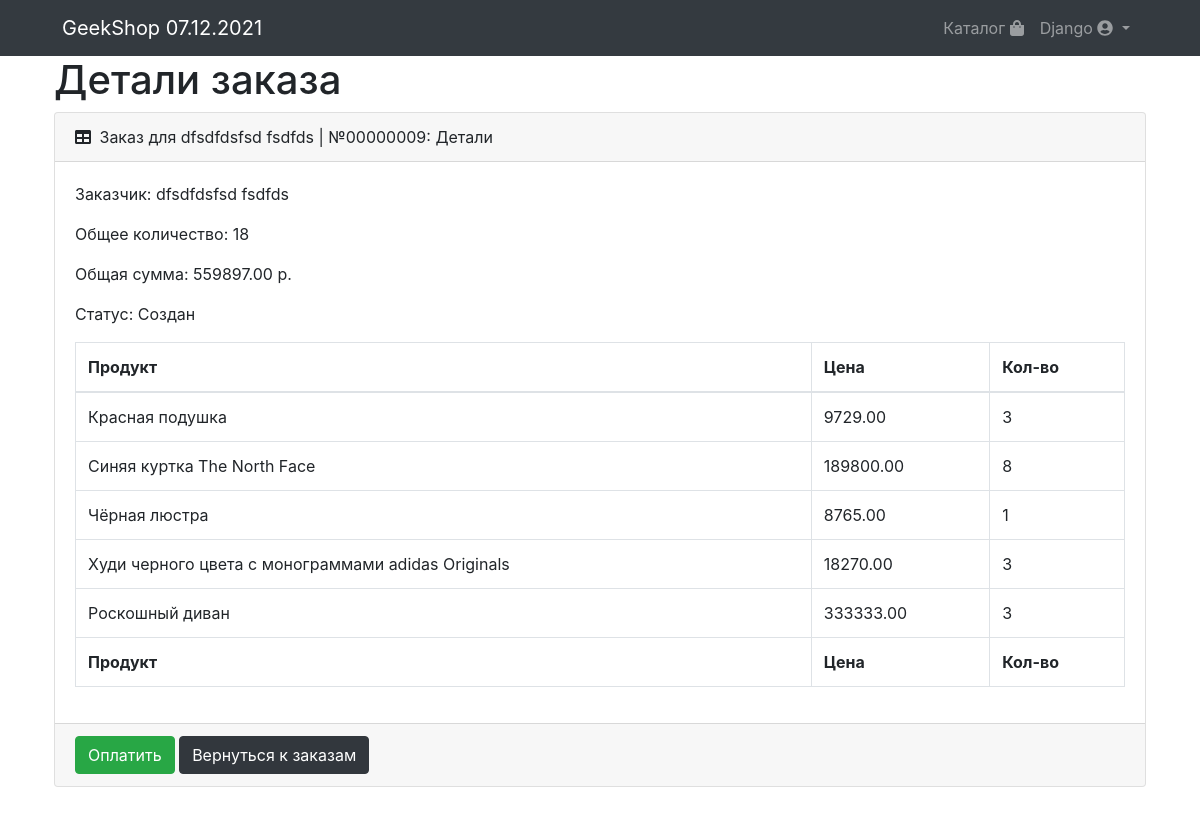
The app's page /orders/detail/9/ (signed in), older data.
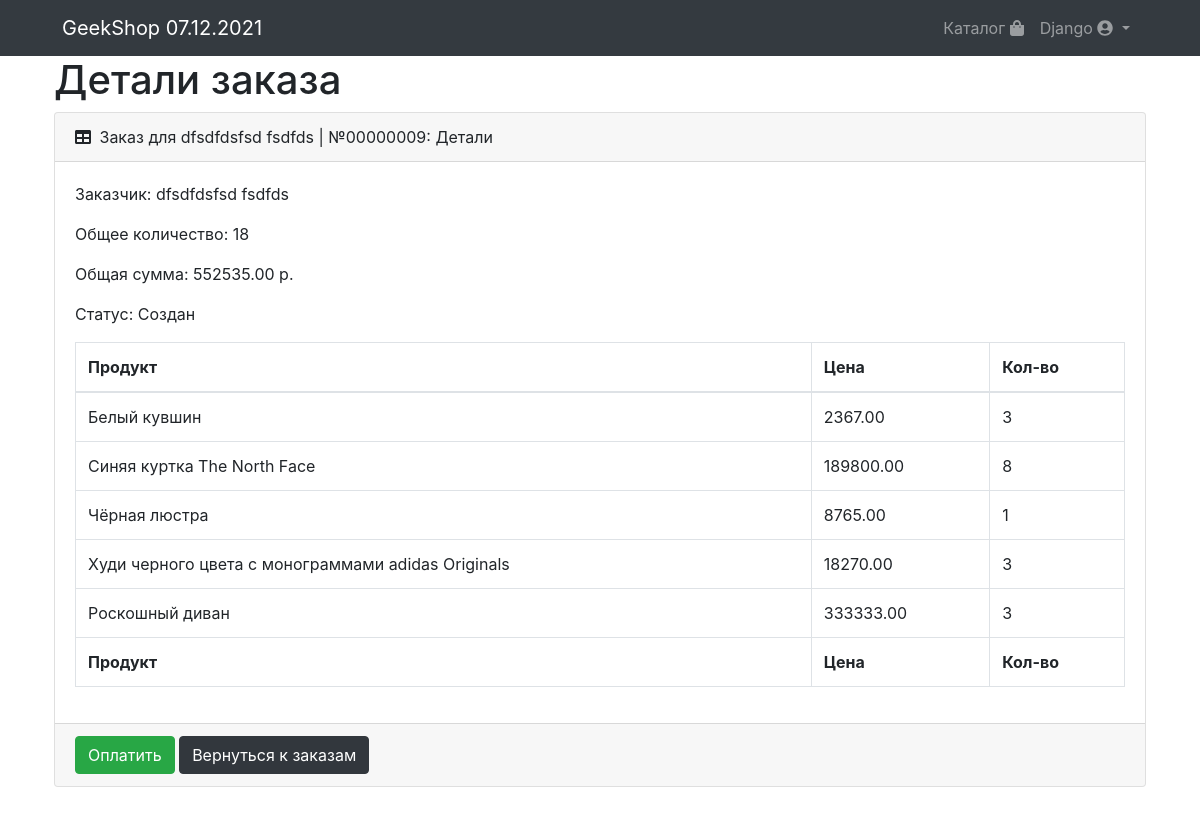
The same page, newer data.
### ordersapp/models.py (models this page shows)
class OrderItem(models.Model):
    order = models.ForeignKey(Order, on_delete=models.CASCADE, related_name='items')
    product = models.ForeignKey(Product,
                                limit_choices_to={'is_active': True, 'category__is_active': True},
                                on_delete=models.CASCADE)
    count = models.PositiveIntegerField(verbose_name='количество', default=0)
    @cached_property
    def sum_price(self):
        return self.count * self.product.price

### products/models.py (models this page shows, shortened)
class Product(models.Model):
    category = models.ForeignKey(ProductsCategory, on_delete=models.CASCADE)
    name = models.CharField('Название', max_length=64)
    image = models.ImageField(upload_to='product_images', blank=True)
    description = models.CharField('Описание', max_length=256, blank=True)
    price = models.DecimalField('Цена', max_digits=9, decimal_places=2, default=0)
    quantity = models.IntegerField('Количество на складе', default=0)
    is_active = models.BooleanField('Доступность', default=True, db_index=True)

### ordersapp/views.py (the view)
# urls.py: path('detail/<int:pk>/', ordersapp.OrderRead.as_view(), name='detail'),
class OrderRead(UserVerifyMixin, DetailView):
    model = Order
    extra_context = {'page_title': f'Детали заказа', }
    def get_context_data(self, **kwargs):
        context = super().get_context_data(**kwargs)
        items = self.object.items.select_related('product')
        context['orderitems'] = items
        return context

### authapp/models.py (called while the page is built)
    def __str__(self):
        return f'{self.first_name} {self.last_name}'

### ordersapp/models.py (called while the page is built)
    def __str__(self):
        return f'Заказ для {self.user} | №{self.pk:0>8}'

    @cached_property
    def is_forming(self):
        return self.status == self.FORMING

    @cached_property
    def summary(self):
        items = self.items.select_related('product')
        items_count = sum(map(lambda x: x.count, items))
        items_cost = sum(map(lambda x: x.sum_price, items))
        return {'count': items_count, 'cost': items_cost, }

### ordersapp/views.py (called while the page is built)
    def user_verify_function(self):
        pk = self.kwargs.get('pk')
        obj = get_object_or_404(Order, pk=pk)
        return self.request.user.is_superuser or self.request.user == obj.user

    def get(self, request, *args, **kwargs):
        if not self.user_verify_function():
            messages.warning(request, 'Это заказ другого пользователя!')
            return HttpResponseRedirect('/')
        return super().get(request, *args, **kwargs)

### products/context_processors.py (called while the page is built)
def today(request):
    return {'today': datetime.now(), }

### ordersapp/templates/ordersapp/order_detail.html
{% extends 'ordersapp/order_base.html' %}
{% load static %}
{% block order_table %}
    <div class="card-header">
        <i class="fas fa-table mr-1"></i>
        {{ object }}: Детали
    </div>
    <div class="card-body">
        <p>Заказчик: {{ object.user }}</p>
                {% with object.summary as summary %}
                    <p>Общее количество:
                        <span class="orderitems-total-count">
                        {{ summary.count }}
                </span>
                    </p>
                    <p>Общая сумма:
                        <span class="order-total-cost">
                        {{ summary.cost }}
                </span>
                        р.
                    </p>
                {% endwith %}
        <p>Статус: {{ object.get_status_display|capfirst }}</p>
        <div class="table-responsive">
            <table class="table table-bordered" id="dataTable" width="100%" cellspacing="0">
                <thead>
                <tr>
                    <th>Продукт</th>
                    <th>Цена</th>
                    <th>Кол-во</th>
                </tr>
                </thead>
                <tfoot>
                <tr>
                    <th>Продукт</th>
                    <th>Цена</th>
                    <th>Кол-во</th>
                </tr>
                </tfoot>
                <tbody>
                {% for item in orderitems %}
                    <tr>
                        <td>{{ item.product.name }}</td>
                        <td>{{ item.sum_price }}</td>
                        <td>{{ item.count }}</td>
                    </tr>
                {% endfor %}
                </tbody>
            </table>
        </div>
    </div>
    <div class="card-footer">
        {% if object.is_forming %}
            <a class="btn btn-success" href="{% url 'orders:confirm' object.id %}">Оплатить</a>
        {% endif %}
        <a class="btn btn-primary" href="{% url 'orders:index' %}">Вернуться к заказам</a>
    </div>
{% endblock %}

Row changes from the older to the newer data that the page shows:
changed OrderItem: product.name "Красная подушка" → "Белый кувшин"; sum_price "9729.00" → "2367.00"
Text that changed along with them:
{{ summary.cost }}: "559897.00" → "552535.00"
